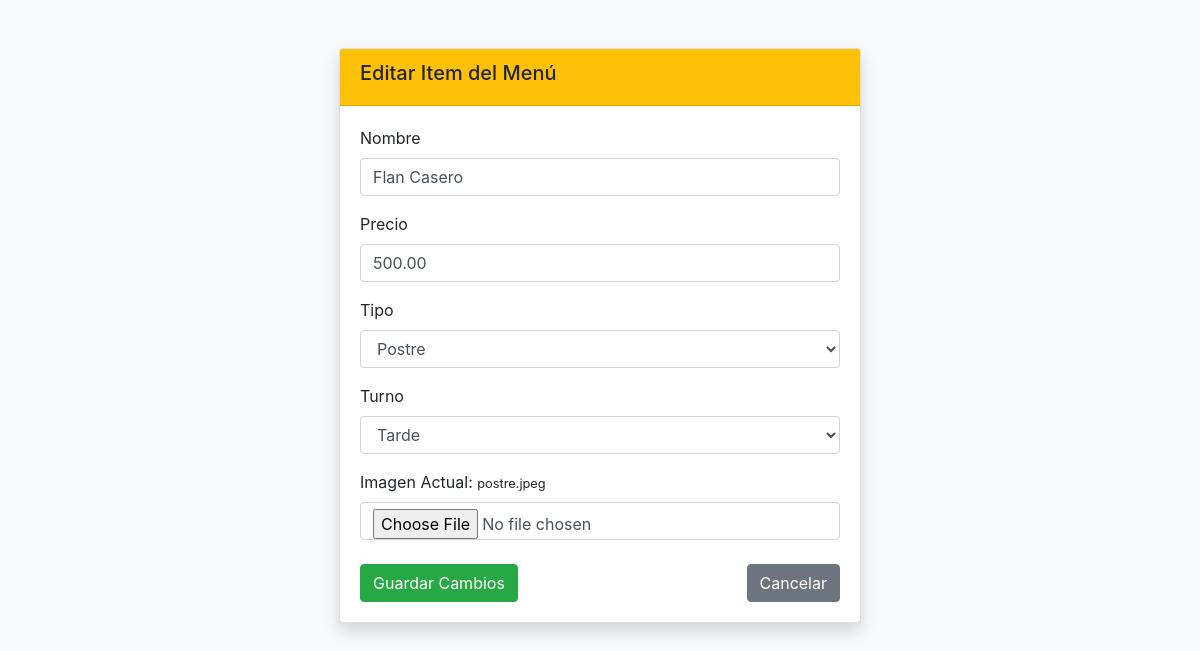
Page /Admin/basedatos/form-edit.php?id=8 (signed in) on the committed database.
### tables this page shows
CREATE TABLE IF NOT EXISTS `menu` (
  `id` int(11) NOT NULL AUTO_INCREMENT,
  `nombre` varchar(255) NOT NULL,
  `tipo` varchar(100) NOT NULL,  
  `turno` enum('Mañana', 'Tarde') NOT NULL,
  `precio` decimal(10, 2) NOT NULL,
  `imagen` varchar(255) NOT NULL,
  PRIMARY KEY (`id`)
);

### Admin/basedatos/form-edit.php (the view, shortened to what this page needs)
<?php
$bd = new connection();
$conex = $bd->conectar();
$id = isset($_GET['id']) ? intval($_GET['id']) : 0;
$stmt = $conex->prepare("SELECT * FROM menu WHERE id = ?");
$stmt->bind_param("i", $id);
$stmt->execute();
$item = $stmt->get_result()->fetch_assoc();
?>
<!DOCTYPE html>
<html lang="es">
<head>
    <link rel="stylesheet" href="https://stackpath.bootstrapcdn.com/bootstrap/4.3.1/css/bootstrap.min.css">
</head>
<body class="bg-light p-5">
    <div class="container">
        <div class="row justify-content-center">
            <div class="col-md-6">
                <div class="card shadow">
                    <div class="card-header bg-warning"><h5>Editar Item del Menú</h5></div>
                    <form action="form-edit.php?id=<?php echo $id; ?>" method="POST" enctype="multipart/form-data" class="card-body">
                        <div class="form-group"><label>Nombre</label><input type="text" name="nombre" value="<?php echo $item['nombre']; ?>" class="form-control" required></div>
                        <div class="form-group"><label>Precio</label><input type="number" step="0.01" name="precio" value="<?php echo $item['precio']; ?>" class="form-control" required></div>
                        <div class="form-group"><label>Tipo</label>
                            <select name="tipo" class="form-control">
                                <option <?php if($item['tipo'] == 'Postre') echo 'selected'; ?>>Postre</option>
                            </select>
                        </div>
                        <div class="form-group"><label>Turno</label>
                            <select name="turno" class="form-control">
                                <option <?php if($item['turno'] == 'Tarde') echo 'selected'; ?>>Tarde</option>
                            </select>
                        </div>
                        <div class="form-group">
                            <label>Imagen Actual: <small><?php echo $item['imagen']; ?></small></label><br>
                            <input type="file" name="img" class="form-control">
                        </div>
                        <div class="d-flex justify-content-between mt-4">
                            <button type="submit" class="btn btn-success">Guardar Cambios</button>
                            <a href="formulario.php" class="btn btn-secondary">Cancelar</a>
                        </div>
                    </form>
                </div>
            </div>
        </div>
    </div>
</body>
</html>

### rows in the picture
menu: nombre "Flan Casero", precio "500.00", tipo "Postre", turno "Tarde", imagen "postre.jpeg"
